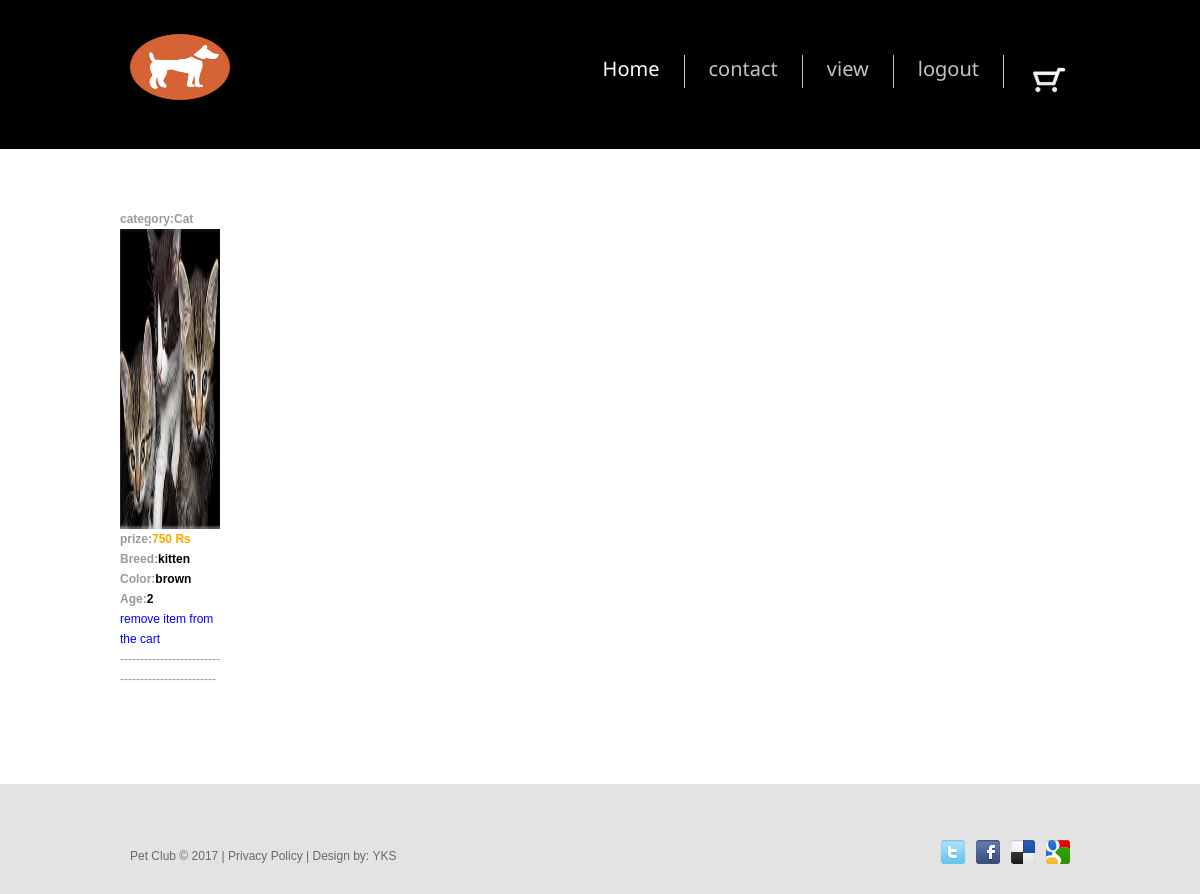
The page /details1.php on the database its author committed.
### tables this page shows
CREATE TABLE IF NOT EXISTS `reg1` (
  `id` int(30) NOT NULL AUTO_INCREMENT,
  `Breed` varchar(30) NOT NULL,
  `color` varchar(30) NOT NULL,
  `Age` int(30) NOT NULL,
  `price` int(30) NOT NULL,
  `photo` varchar(6000) NOT NULL,
  `category` varchar(20) NOT NULL,
  `status` int(10) NOT NULL,
  PRIMARY KEY (`id`)
);

### details1.php (the view, shortened to what this page needs)
<!DOCTYPE html>
<html lang="en">
<head>
<link rel="stylesheet" href="css/style.css">
<link rel="stylesheet" href="css/form.css">
</head>
<body>
<header>
  <div class="container_12">
    <div class="grid_12">
        <h1><a href="userhome.php"><img src="images/puppy-available.png" alt="" width="100" height="66"></a> </h1>
      <div class="menu_block">
        <nav>
          <ul class="sf-menu">
            <li class="current"><a href="userhome.php">Home</a></li>
            <li><a href="">contact</a></li>
            <li><a href="view.php">view </a></li>
            <li><a href="logout.php">logout</a></li>
            <li><a href="details1.php?"><img src="images/cart.png" alt="" width="42" height="42"></a></li>
          </ul>
        </nav>
      </div>
    </div>
  </div>
</header>
<div class="content pt1">
  <div class="container_12">
   <div class="container">
	<div class="row">
<div style="border:1px black">
				<div class="ui-block">
				<div class="ui-block-title">
                                        <table>
                                            <ol>
            <?php
            $sql=mysql_query("select * from reg1 where status='1'");
            while($ar=mysql_fetch_array($sql))
            {
              $b=$ar['Breed'];
              $j=$ar['color'];
               $c=$ar['id'];
              $g=$ar['Age'];
             $h=$ar['photo'];
            $i=$ar['price'];
             $ah=$ar['category'];
              ?>
           <br>
           </ol>
                                            <tr> <td><br></br><b>category:<?php echo $ah;?></b></td></tr>
               <tr><td width="100"><img src="upload/<?php echo $h; ?>"width="300" height="300"/></td></tr>
          <tr><td><strong>prize:<FONT COLOR="ORANGE" size="4"><?php echo $i;?> Rs</FONT></strong></td></tr>
           <tr><td><strong>Breed:<FONT COLOR="black" size="4"><?php echo $b;?> </FONT></strong></td></tr>
           <tr><td><strong>Color:<FONT COLOR="black" size="4"><?php echo $j;?> </FONT></strong></td></tr>
          <tr><td><strong>Age:<FONT COLOR="black" size="4"><?php echo $g;?> </FONT></strong></td></tr>
        <td><a href="delete.php?id=<?php echo $c;?>"><font size="6" color="blue" align="center">remove item from the cart</font></a> </td>
          <tr><td>-------------------------------------------------</td></tr>
               <?php
            }
            ?>
                                        </table>
                                </div>
  </div>
</div>
              </div>
      </div>
  </div>
</div>
<footer>
  <div class="container_12">
    <div class="grid_12">
      <div class="socials"> <a href="#"></a> <a href="#"></a> <a href="#"></a> <a href="#"></a> </div>
      <p>Pet Club &copy; 2017 | <a href="#">Privacy Policy</a> | Design by: <a href="http://www.templatemonster.com/">YKS</a></p>
    </div>
  </div>
</footer>
</body>
</html>

### css/style.css (style rules this page uses)
html { width: 100%; }
* { -webkit-text-size-adjust: none; }
body { font: 12px/20px Arial, Helvetica, sans-serif; color:#9b9a9a; position:relative; min-width:960px; background: #e3e3e3; }
h1, h2, h3, h4, h5, h6 { font-weight: normal; font-family: 'Paprika', cursive;; color: #fff; }
p { margin-bottom: 20px; }
img { max-width: 100%; }
ul { padding: 0; margin: 0; list-style: none; }
a { text-decoration: none; color: inherit; outline: none; transition: 0.5s ease; -o-transition: 0.5s ease; -webkit-transition: 0.5s ease; }
header { display: block; padding-top: 34px; position: relative; z-index: 999; background: #000; padding-bottom: 48px; }
header h1 { float: none; position: relative; z-index: 999; }
header h1 a { display: block; overflow: hidden; margin: 0 auto; width: 130px; float: left; height: 66px; text-indent: -999px; transition: 0s ease; -o-transition: 0s ease; -webkit-transition: 0s ease; }
header h1 a img { display: block; }
.content { background: #fff; padding-bottom: 95px; }
footer { display: block; padding: 56px 0; font-size: 12px; color: #6b6868; }
.socials { float: right; }
.socials a { float: left; width: 24px; height: 24px; display: block; float: left; background: url(../images/socials.png) 0 0 no-repeat; }
.socials a+a { background-position: -35px 0; }
.socials a+a+a { background-position: -70px 0; }
.socials a+a+a+a { background-position: right 0; }
.socials a+a { margin-left: 11px; }
footer p { margin-bottom: 0; padding-top: 6px; }

### css/grid.css (style rules this page uses)
body { min-width: 960px; }
.container_12 { margin-left: auto; margin-right: auto; width: 960px; }
.grid_1, .grid_2, .grid_3, .grid_4, .grid_5, .grid_6, .grid_7, .grid_8, .grid_9, .grid_10, .grid_11, .grid_12 { display: inline; float: left; margin-left: 10px; margin-right: 10px; }
.container_12 .grid_12 { width: 940px; }
.clearfix:before, .clearfix:after, .container_12:before, .container_12:after { content: '.'; display: block; overflow: hidden; visibility: hidden; font-size: 0; line-height: 0; width: 0; height: 0; }
.clearfix:after, .container_12:after { clear: both; }
.clearfix, .container_12 { zoom: 1; }

### css/superfish.css (style rules this page uses)
.menu_block { position: relative; float: right; padding-top: 25px; }
nav>.sf-menu { text-align: center; }
nav { position:relative;padding: 0px 0 0 0; }
.sf-menu li { float:left;position:relative; }
.sf-menu>li { float: left; position: relative; }
.sf-menu>li+li { margin-left: 49px; }
.sf-menu>li+li:after { background: url(../images/menu_separator.png) 0 0 no-repeat; content: ''; display: block; position: absolute; top: 0; width: 1px; height: 33px; left: -25px; top: -4px; }
.sf-menu>li:first-child { margin-left: 0; }
.sf-menu>li:hover, .sf-menu>li.sfHover, .sf-menu>li.current { border-color: #a92c11; }
.sf-menu>li>a { font-size: 20px; font-family: 'Noto Sans', sans-serif; color: #c5c3c3; position: relative; line-height: 20px; z-index: 999; position: relative; }
.sf-menu>li.sfHover>a, .sf-menu>li.current>a, .sf-menu>li:hover>a:hover { color: #fff; }

### rows shown on the page
reg1: category "Cat", photo (picture), price "750", Breed "kitten", color "brown", Age "2"
